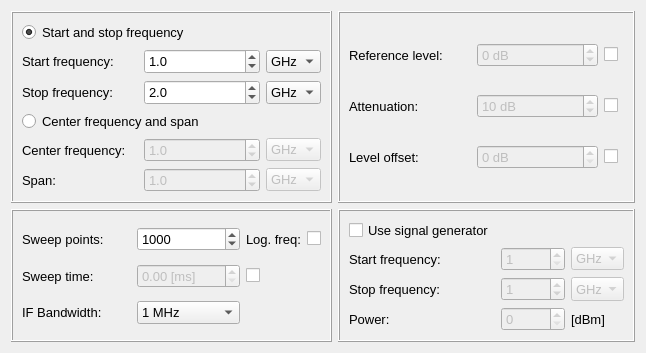
     <widget class="QWidget" name="VNA_tab">
      <attribute name="title">
       <string>VNA</string>
      </attribute>
      <layout class="QGridLayout" name="gridLayout_11">
       <item row="2" column="1">
        <widget class="QFrame" name="videoBW_Frame_VNA">
         <property name="minimumSize">
          <size>
           <width>0</width>
           <height>130</height>
          </size>
         </property>
         <property name="font">
          <font>
           <pointsize>10</pointsize>
          </font>
         </property>
         <property name="frameShape">
          <enum>QFrame::Box</enum>
         </property>
         <property name="frameShadow">
          <enum>QFrame::Raised</enum>
         </property>
         <layout class="QGridLayout" name="gridLayout_9">
          <item row="0" column="0">
           <widget class="QLabel" name="label_29">
            <property name="font">
             <font>
              <pointsize>10</pointsize>
             </font>
            </property>
            <property name="text">
             <string>Sweep points:</string>
            </property>
           </widget>
          </item>
          <item row="0" column="2">
           <widget class="QLabel" name="label_24">
            <property name="font">
             <font>
              <pointsize>10</pointsize>
             </font>
            </property>
            <property name="text">
             <string>Log. freq:</string>
            </property>
           </widget>
          </item>
          <item row="2" column="0">
           <widget class="QLabel" name="label_28">
            <property name="font">
             <font>
              <pointsize>10</pointsize>
             </font>
            </property>
            <property name="frameShape">
             <enum>QFrame::NoFrame</enum>
            </property>
            <property name="midLineWidth">
             <number>1</number>
            </property>
            <property name="text">
             <string>Sweep time:</string>
            </property>
           </widget>
          </item>
          <item row="4" column="0">
           <widget class="QLabel" name="label_31">
            <property name="font">
             <font>
              <pointsize>10</pointsize>
             </font>
            </property>
            <property name="text">
             <string>IF Bandwidth:        </string>
            </property>
           </widget>
          </item>
          <item row="4" column="1">
           <widget class="QComboBox" name="resolutionBW_comboBox_VNA">
            <property name="currentIndex">
             <number>0</number>
            </property>
            <item>
             <property name="text">
              <string>1 MHz</string>
             </property>
            </item>
            <item>
             <property name="text">
              <string>500 kHz</string>
             </property>
            </item>
            <item>
             <property name="text">
              <string>300 kHz</string>
             </property>
            </item>
            <item>
             <property name="text">
              <string>200 kHz</string>
             </property>
            </item>
            <item>
             <property name="text">
              <string>100 kHz</string>
             </property>
            </item>
            <item>
             <property name="text">
              <string>50 kHz</string>
             </property>
            </item>
            <item>
             <property name="text">
              <string>30 kHz</string>
             </property>
            </item>
            <item>
             <property name="text">
              <string>20 kHz</string>
             </property>
            </item>
            <item>
             <property name="text">
              <string>10 kHz</string>
             </property>
            </item>
            <item>
             <property name="text">
              <string>5 kHz</string>
             </property>
            </item>
            <item>
             <property name="text">
              <string>3 kHz</string>
             </property>
            </item>
            <item>
             <property name="text">
              <string>2 kHz</string>
             </property>
            </item>
            <item>
             <property name="text">
              <string>1 kHz</string>
             </property>
            </item>
            <item>
             <property name="text">
              <string>500 Hz</string>
             </property>
            </item>
            <item>
             <property name="text">
              <string>300 Hz</string>
             </property>
            </item>
            <item>
             <property name="text">
              <string>200 Hz</string>
             </property>
            </item>
            <item>
             <property name="text">
              <string>100 Hz</string>
             </property>
            </item>
            <item>
             <property name="text">
              <string>50 Hz</string>
             </property>
            </item>
            <item>
             <property name="text">
              <string>30 Hz</string>
             </property>
            </item>
            <item>
             <property name="text">
              <string>20 Hz</string>
             </property>
            </item>
            <item>
             <property name="text">
              <string>10 Hz</string>
             </property>
            </item>
            <item>
             <property name="text">
              <string>5 Hz</string>
             </property>
            </item>
            <item>
             <property name="text">
              <string>3 Hz</string>
             </property>
            </item>
            <item>
             <property name="text">
              <string>2 Hz</string>
             </property>
            </item>
            <item>
             <property name="text">
              <string>1 Hz</string>
             </property>
            </item>
           </widget>
          </item>
          <item row="0" column="1">
           <widget class="QSpinBox" name="sweep_points_spinbox_VNA">
            <property name="font">
             <font>
              <pointsize>10</pointsize>
             </font>
            </property>
            <property name="maximum">
             <number>99000</number>
            </property>
            <property name="value">
             <number>1000</number>
            </property>
           </widget>
          </item>
          <item row="2" column="1">
           <widget class="QDoubleSpinBox" name="sweepTime_spinbox_VNA">
            <property name="enabled">
             <bool>false</bool>
            </property>
            <property name="font">
             <font>
              <pointsize>10</pointsize>
             </font>
            </property>
            <property name="wrapping">
             <bool>false</bool>
            </property>
            <property name="alignment">
             <set>Qt::AlignLeading|Qt::AlignLeft|Qt::AlignVCenter</set>
            </property>
            <property name="prefix">
             <string/>
            </property>
            <property name="suffix">
             <string> [ms]</string>
            </property>
            <property name="maximum">
             <double>1000.000000000000000</double>
            </property>
           </widget>
          </item>
          <item row="2" column="2">
           <widget class="QCheckBox" name="sweepTime_checkbox_VNA">
            <property name="maximumSize">
             <size>
              <width>20</width>
              <height>16777215</height>
             </size>
            </property>
            <property name="font">
             <font>
              <pointsize>10</pointsize>
             </font>
            </property>
            <property name="text">
             <string/>
            </property>
           </widget>
          </item>
          <item row="0" column="3">
           <widget class="QCheckBox" name="scaleCheckbox_VNA">
            <property name="sizePolicy">
             <sizepolicy hsizetype="Fixed" vsizetype="Fixed">
              <horstretch>0</horstretch>
              <verstretch>0</verstretch>
             </sizepolicy>
            </property>
            <property name="font">
             <font>
              <pointsize>10</pointsize>
             </font>
            </property>
            <property name="locale">
             <locale language="English" country="Denmark"/>
            </property>
            <property name="text">
             <string/>
            </property>
            <property name="checked">
             <bool>false</bool>
            </property>
           </widget>
          </item>
         </layout>
        </widget>
       </item>
       <item row="0" column="1" rowspan="2">
        <widget class="QFrame" name="frequencyFrame_VNA">
         <property name="minimumSize">
          <size>
           <width>0</width>
           <height>165</height>
          </size>
         </property>
         <property name="font">
          <font>
           <pointsize>12</pointsize>
          </font>
         </property>
         <property name="frameShape">
          <enum>QFrame::Box</enum>
         </property>
         <property name="frameShadow">
          <enum>QFrame::Raised</enum>
         </property>
         <layout class="QGridLayout" name="gridLayout_5">
          <item row="5" column="1">
           <widget class="QDoubleSpinBox" name="start_freq_value_VNA">
            <property name="sizePolicy">
             <sizepolicy hsizetype="Ignored" vsizetype="Fixed">
              <horstretch>0</horstretch>
              <verstretch>0</verstretch>
             </sizepolicy>
            </property>
            <property name="minimumSize">
             <size>
              <width>0</width>
              <height>25</height>
             </size>
            </property>
            <property name="font">
             <font>
              <pointsize>10</pointsize>
             </font>
            </property>
            <property name="decimals">
             <number>1</number>
            </property>
            <property name="minimum">
             <double>0.100000000000000</double>
            </property>
            <property name="maximum">
             <double>1000000.000000000000000</double>
            </property>
            <property name="value">
             <double>1.000000000000000</double>
            </property>
           </widget>
          </item>
          <item row="6" column="1">
           <widget class="QDoubleSpinBox" name="stop_freq_value_VNA">
            <property name="minimumSize">
             <size>
              <width>0</width>
              <height>25</height>
             </size>
            </property>
            <property name="font">
             <font>
              <pointsize>10</pointsize>
             </font>
            </property>
            <property name="decimals">
             <number>1</number>
            </property>
            <property name="minimum">
             <double>0.100000000000000</double>
            </property>
            <property name="maximum">
             <double>999.899999999999977</double>
            </property>
            <property name="value">
             <double>2.000000000000000</double>
            </property>
           </widget>
          </item>
          <item row="6" column="2">
           <widget class="QComboBox" name="stop_freq_unit_VNA">
            <property name="sizePolicy">
             <sizepolicy hsizetype="Fixed" vsizetype="Fixed">
              <horstretch>0</horstretch>
              <verstretch>0</verstretch>
             </sizepolicy>
            </property>
            <property name="font">
             <font>
              <pointsize>10</pointsize>
             </font>
            </property>
            <item>
             <property name="text">
              <string>GHz</string>
             </property>
            </item>
            <item>
             <property name="text">
              <string>MHz</string>
             </property>
            </item>
            <item>
             <property name="text">
              <string>kHz</string>
             </property>
            </item>
            <item>
             <property name="text">
              <string>Hz</string>
             </property>
            </item>
           </widget>
          </item>
          <item row="7" column="0" colspan="2">
           <widget class="QRadioButton" name="center_span_radiobutton_VNA">
            <property name="font">
             <font>
              <pointsize>10</pointsize>
             </font>
            </property>
            <property name="toolTipDuration">
             <number>0</number>
            </property>
            <property name="text">
             <string>Center frequency and span</string>
            </property>
            <property name="checked">
             <bool>false</bool>
            </property>
           </widget>
          </item>
          <item row="9" column="1">
           <widget class="QDoubleSpinBox" name="span_freq_value_VNA">
            <property name="enabled">
             <bool>false</bool>
            </property>
            <property name="font">
             <font>
              <pointsize>10</pointsize>
             </font>
            </property>
            <property name="decimals">
             <number>1</number>
            </property>
            <property name="minimum">
             <double>0.100000000000000</double>
            </property>
            <property name="value">
             <double>1.000000000000000</double>
            </property>
           </widget>
          </item>
          <item row="5" column="2">
           <widget class="QComboBox" name="start_freq_unit_VNA">
            <property name="font">
             <font>
              <pointsize>10</pointsize>
             </font>
            </property>
            <item>
             <property name="text">
              <string>GHz</string>
             </property>
            </item>
            <item>
             <property name="text">
              <string>MHz</string>
             </property>
            </item>
            <item>
             <property name="text">
              <string>kHz</string>
             </property>
            </item>
            <item>
             <property name="text">
              <string>Hz</string>
             </property>
            </item>
           </widget>
          </item>
          <item row="4" column="0" colspan="3">
           <widget class="QRadioButton" name="start_stop_radiobutton_VNA">
            <property name="font">
             <font>
              <pointsize>10</pointsize>
             </font>
            </property>
            <property name="text">
             <string>Start and stop frequency</string>
            </property>
            <property name="checked">
             <bool>true</bool>
            </property>
           </widget>
          </item>
          <item row="5" column="0">
           <widget class="QLabel" name="label_17">
            <property name="font">
             <font>
              <pointsize>10</pointsize>
             </font>
            </property>
            <property name="text">
             <string>Start frequency:</string>
            </property>
           </widget>
          </item>
          <item row="8" column="1">
           <widget class="QDoubleSpinBox" name="center_freq_value_VNA">
            <property name="enabled">
             <bool>false</bool>
            </property>
            <property name="font">
             <font>
              <pointsize>10</pointsize>
             </font>
            </property>
            <property name="decimals">
             <number>1</number>
            </property>
            <property name="minimum">
             <double>0.100000000000000</double>
            </property>
            <property name="value">
             <double>1.000000000000000</double>
            </property>
           </widget>
          </item>
          <item row="8" column="0">
           <widget class="QLabel" name="label_19">
            <property name="font">
             <font>
              <pointsize>10</pointsize>
             </font>
            </property>
            <property name="text">
             <string>Center frequency:</string>
            </property>
           </widget>
          </item>
          <item row="9" column="0">
           <widget class="QLabel" name="label_21">
            <property name="font">
             <font>
              <pointsize>10</pointsize>
             </font>
            </property>
            <property name="text">
             <string>Span:</string>
            </property>
           </widget>
          </item>
          <item row="6" column="0">
           <widget class="QLabel" name="label_20">
            <property name="font">
             <font>
              <pointsize>10</pointsize>
             </font>
            </property>
            <property name="text">
             <string>Stop frequency:</string>
            </property>
           </widget>
          </item>
          <item row="9" column="2">
           <widget class="QComboBox" name="span_freq_unit_VNA">
            <property name="enabled">
             <bool>false</bool>
            </property>
            <property name="font">
             <font>
              <pointsize>10</pointsize>
             </font>
            </property>
            <item>
             <property name="text">
              <string>GHz</string>
             </property>
            </item>
            <item>
             <property name="text">
              <string>MHz</string>
             </property>
            </item>
            <item>
             <property name="text">
              <string>kHz</string>
             </property>
            </item>
            <item>
             <property name="text">
              <string>Hz</string>
             </property>
            </item>
           </widget>
          </item>
          <item row="8" column="2">
           <widget class="QComboBox" name="center_freq_unit_VNA">
            <property name="enabled">
             <bool>false</bool>
            </property>
            <property name="font">
             <font>
              <pointsize>10</pointsize>
             </font>
            </property>
            <item>
             <property name="text">
              <string>GHz</string>
             </property>
            </item>
            <item>
             <property name="text">
              <string>MHz</string>
             </property>
            </item>
            <item>
             <property name="text">
              <string>kHz</string>
             </property>
            </item>
            <item>
             <property name="text">
              <string>Hz</string>
             </property>
            </item>
           </widget>
          </item>
         </layout>
        </widget>
       </item>
       <item row="0" column="2" rowspan="2">
        <widget class="QFrame" name="amplitudeFrame_VNA">
         <property name="frameShape">
          <enum>QFrame::Box</enum>
         </property>
         <property name="frameShadow">
          <enum>QFrame::Raised</enum>
         </property>
         <layout class="QGridLayout" name="gridLayout_8">
          <item row="2" column="1">
           <widget class="QLabel" name="label_25">
            <property name="font">
             <font>
              <pointsize>10</pointsize>
             </font>
            </property>
            <property name="autoFillBackground">
             <bool>false</bool>
            </property>
            <property name="frameShape">
             <enum>QFrame::NoFrame</enum>
            </property>
            <property name="midLineWidth">
             <number>1</number>
            </property>
            <property name="text">
             <string>Reference level:</string>
            </property>
           </widget>
          </item>
          <item row="3" column="3">
           <widget class="QCheckBox" name="attenuation_checkbox_VNA">
            <property name="text">
             <string/>
            </property>
           </widget>
          </item>
          <item row="4" column="1">
           <widget class="QLabel" name="label_22">
            <property name="font">
             <font>
              <pointsize>10</pointsize>
             </font>
            </property>
            <property name="frameShape">
             <enum>QFrame::NoFrame</enum>
            </property>
            <property name="midLineWidth">
             <number>1</number>
            </property>
            <property name="text">
             <string>Level offset:</string>
            </property>
           </widget>
          </item>
          <item row="2" column="3">
           <widget class="QCheckBox" name="referencelevel_checkbox_VNA">
            <property name="maximumSize">
             <size>
              <width>20</width>
              <height>16777215</height>
             </size>
            </property>
            <property name="text">
             <string notr="true"/>
            </property>
            <property name="tristate">
             <bool>false</bool>
            </property>
           </widget>
          </item>
          <item row="4" column="3">
           <widget class="QCheckBox" name="leveloffset_checkbox_VNA">
            <property name="text">
             <string/>
            </property>
           </widget>
          </item>
          <item row="3" column="1">
           <widget class="QLabel" name="label_23">
            <property name="font">
             <font>
              <pointsize>10</pointsize>
             </font>
            </property>
            <property name="frameShape">
             <enum>QFrame::NoFrame</enum>
            </property>
            <property name="midLineWidth">
             <number>1</number>
            </property>
            <property name="text">
             <string>Attenuation:</string>
            </property>
           </widget>
          </item>
          <item row="3" column="2">
           <widget class="QSpinBox" name="attenuation_spinbox_VNA">
            <property name="enabled">
             <bool>false</bool>
            </property>
            <property name="font">
             <font>
              <pointsize>10</pointsize>
             </font>
            </property>
            <property name="wrapping">
             <bool>false</bool>
            </property>
            <property name="alignment">
             <set>Qt::AlignLeading|Qt::AlignLeft|Qt::AlignVCenter</set>
            </property>
            <property name="suffix">
             <string> dB</string>
            </property>
            <property name="maximum">
             <number>1000000000</number>
            </property>
            <property name="value">
             <number>10</number>
            </property>
           </widget>
          </item>
          <item row="4" column="2">
           <widget class="QSpinBox" name="leveloffset_spinbox_VNA">
            <property name="enabled">
             <bool>false</bool>
            </property>
            <property name="font">
             <font>
              <pointsize>10</pointsize>
             </font>
            </property>
            <property name="wrapping">
             <bool>false</bool>
            </property>
            <property name="alignment">
             <set>Qt::AlignLeading|Qt::AlignLeft|Qt::AlignVCenter</set>
            </property>
            <property name="suffix">
             <string> dB</string>
            </property>
            <property name="maximum">
             <number>100000000</number>
            </property>
           </widget>
          </item>
          <item row="2" column="2">
           <widget class="QSpinBox" name="referencelevel_spinbox_VNA">
            <property name="enabled">
             <bool>false</bool>
            </property>
            <property name="sizePolicy">
             <sizepolicy hsizetype="Ignored" vsizetype="Fixed">
              <horstretch>0</horstretch>
              <verstretch>0</verstretch>
             </sizepolicy>
            </property>
            <property name="font">
             <font>
              <pointsize>10</pointsize>
             </font>
            </property>
            <property name="wrapping">
             <bool>false</bool>
            </property>
            <property name="alignment">
             <set>Qt::AlignLeading|Qt::AlignLeft|Qt::AlignVCenter</set>
            </property>
            <property name="suffix">
             <string> dB</string>
            </property>
            <property name="minimum">
             <number>-100</number>
            </property>
            <property name="maximum">
             <number>100</number>
            </property>
           </widget>
          </item>
         </layout>
        </widget>
       </item>
       <item row="2" column="2">
        <widget class="QFrame" name="sweep_gridFrame_VNA_2">
         <property name="minimumSize">
          <size>
           <width>0</width>
           <height>130</height>
          </size>
         </property>
         <property name="frameShape">
          <enum>QFrame::Box</enum>
         </property>
         <property name="frameShadow">
          <enum>QFrame::Raised</enum>
         </property>
         <layout class="QGridLayout" name="gridLayout_10">
          <item row="2" column="2">
           <widget class="QSpinBox" name="signalGen_stop_freq_value">
            <property name="enabled">
             <bool>false</bool>
            </property>
            <property name="font">
             <font>
              <pointsize>10</pointsize>
             </font>
            </property>
            <property name="maximum">
             <number>99000</number>
            </property>
            <property name="value">
             <number>1</number>
            </property>
           </widget>
          </item>
          <item row="0" column="0">
           <widget class="QCheckBox" name="use_signalGen_checkbox">
            <property name="font">
             <font>
              <pointsize>10</pointsize>
             </font>
            </property>
            <property name="text">
             <string>Use signal generator</string>
            </property>
           </widget>
          </item>
          <item row="1" column="2">
           <widget class="QSpinBox" name="signalGen_start_freq_value">
            <property name="enabled">
             <bool>false</bool>
            </property>
            <property name="font">
             <font>
              <pointsize>10</pointsize>
             </font>
            </property>
            <property name="minimum">
             <number>1</number>
            </property>
            <property name="maximum">
             <number>1000</number>
            </property>
           </widget>
          </item>
          <item row="3" column="0">
           <widget class="QLabel" name="label_34">
            <property name="font">
             <font>
              <pointsize>10</pointsize>
             </font>
            </property>
            <property name="frameShape">
             <enum>QFrame::NoFrame</enum>
            </property>
            <property name="midLineWidth">
             <number>1</number>
            </property>
            <property name="text">
             <string>Power:</string>
            </property>
           </widget>
          </item>
          <item row="1" column="0">
           <widget class="QLabel" name="label_32">
            <property name="font">
             <font>
              <pointsize>10</pointsize>
             </font>
            </property>
            <property name="text">
             <string>Start frequency:</string>
            </property>
           </widget>
          </item>
          <item row="3" column="2">
           <widget class="QSpinBox" name="signalGen_power_value">
            <property name="enabled">
             <bool>false</bool>
            </property>
            <property name="font">
             <font>
              <pointsize>10</pointsize>
             </font>
            </property>
            <property name="wrapping">
             <bool>false</bool>
            </property>
            <property name="alignment">
             <set>Qt::AlignLeading|Qt::AlignLeft|Qt::AlignVCenter</set>
            </property>
           </widget>
          </item>
          <item row="2" column="0">
           <widget class="QLabel" name="label_33">
            <property name="font">
             <font>
              <pointsize>10</pointsize>
             </font>
            </property>
            <property name="text">
             <string>Stop frequency:</string>
            </property>
           </widget>
          </item>
          <item row="1" column="3">
           <widget class="QComboBox" name="signalGen_start_freq_unit">
            <property name="enabled">
             <bool>false</bool>
            </property>
            <property name="maximumSize">
             <size>
              <width>53</width>
              <height>16777215</height>
             </size>
            </property>
            <property name="font">
             <font>
              <pointsize>10</pointsize>
             </font>
            </property>
            <item>
             <property name="text">
              <string>GHz</string>
             </property>
            </item>
            <item>
             <property name="text">
              <string>MHz</string>
             </property>
            </item>
            <item>
             <property name="text">
              <string>kHz</string>
             </property>
            </item>
           </widget>
          </item>
          <item row="2" column="3">
           <widget class="QComboBox" name="signalGen_stop_freq_unit">
            <property name="enabled">
             <bool>false</bool>
            </property>
            <property name="maximumSize">
             <size>
              <width>53</width>
              <height>53</height>
             </size>
            </property>
            <property name="font">
             <font>
              <pointsize>10</pointsize>
             </font>
            </property>
            <item>
             <property name="text">
              <string>GHz</string>
             </property>
            </item>
            <item>
             <property name="text">
              <string>MHz</string>
             </property>
            </item>
            <item>
             <property name="text">
              <string>kHz</string>
             </property>
            </item>
           </widget>
          </item>
          <item row="3" column="3">
           <widget class="QLabel" name="label_35">
            <property name="enabled">
             <bool>true</bool>
            </property>
            <property name="font">
             <font>
              <pointsize>10</pointsize>
             </font>
            </property>
            <property name="text">
             <string>[dBm]</string>
            </property>
           </widget>
          </item>
         </layout>
        </widget>
       </item>
      </layout>
     </widget>
